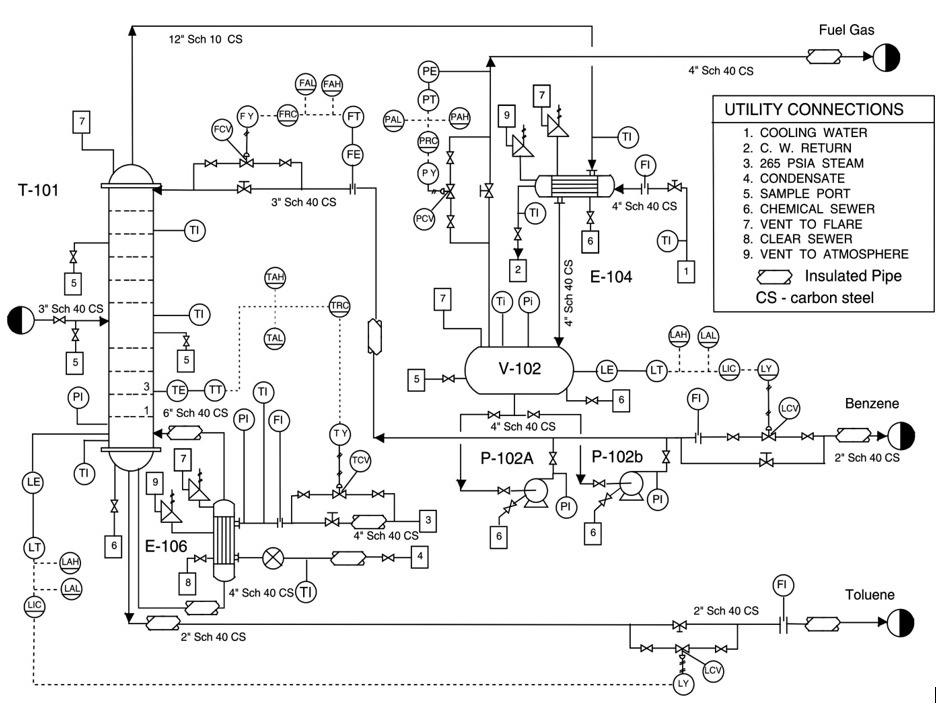
#> input picture data/input_pids/sample_pid.jpeg, 936 x 708 px
$ python -i preprocessing.py   (imports and definitions only)
#> lines starting #> are read from the running program, lines starting #| are printed output that depends on the picture
import cv2
import numpy as np
import os

def preprocess_image(image_path):
    """
    Applies a series of preprocessing steps to enhance P&ID image quality.
    - Converts to grayscale for uniform processing.
    - Applies adaptive thresholding to create a clean black & white (binary) image.
    - Removes small noise specks (morphological opening).
    """
#> called with image_path = 'data/input_pids/sample_pid.jpeg'
    try:
        print(f"----------------//////// Preprocessing image: {os.path.basename(image_path)}...")
        img = cv2.imread(str(image_path), cv2.IMREAD_GRAYSCALE)
#> img is the input picture: shape (708, 936); min 0, max 255, mean 239.4

        if img is None:
            print("Warning: Could not read image with OpenCV. Skipping preprocessing.")
            return image_path

        # 1. Denoising to reduce random noise from scans
        denoised_img = cv2.fastNlMeansDenoising(img, None, h=10, templateWindowSize=7, searchWindowSize=21)

        # 2. Adaptive Thresholding is excellent for handling uneven lighting
        binary_img = cv2.adaptiveThreshold(
            denoised_img, 255, cv2.ADAPTIVE_THRESH_GAUSSIAN_C,
            cv2.THRESH_BINARY, 15, 4
        )
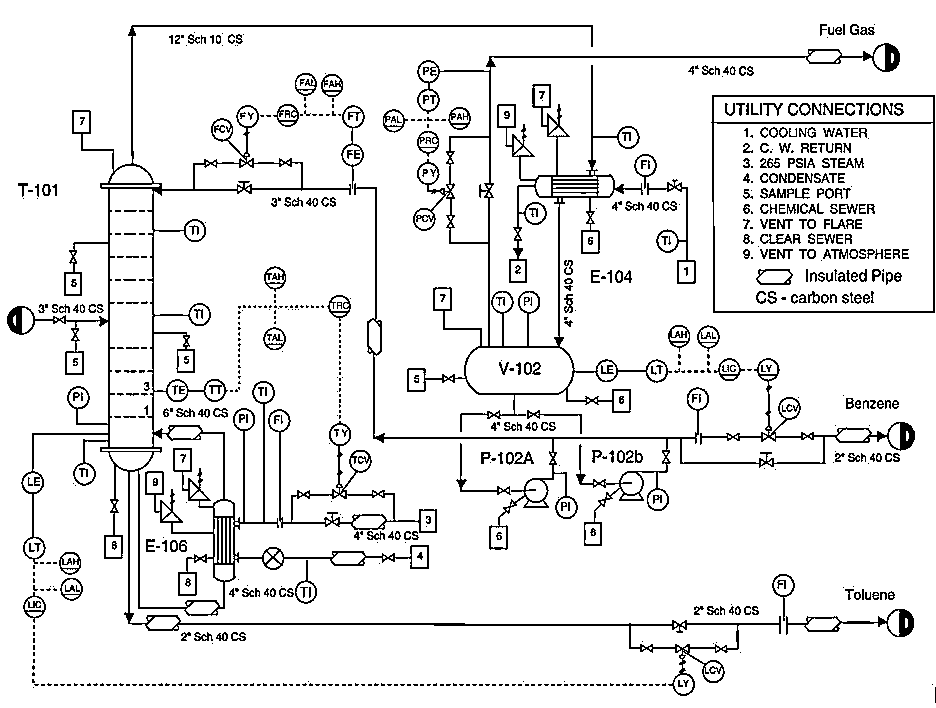
#> binary_img: shape (708, 936); 91.5% white; black in thin lines or dots

        # 3. Morphological Operations to clean up small specks and dots
        kernel = np.ones((1, 1), np.uint8)
        opening = cv2.morphologyEx(binary_img, cv2.MORPH_OPEN, kernel, iterations=1)

        # Save the processed image to a temporary file
        temp_dir = "temp_uploads"
        os.makedirs(temp_dir, exist_ok=True)
        processed_path = os.path.join(temp_dir, f"processed_{os.path.basename(image_path)}")

        cv2.imwrite(processed_path, opening)
        print(f"----------------//////// Image preprocessed and saved to {processed_path}")
        return processed_path

    except Exception as e:
        print(f" Error during image preprocessing: {e}. Using original image.")
        return image_path

>>> result = preprocess_image('data/input_pids/sample_pid.jpeg')
